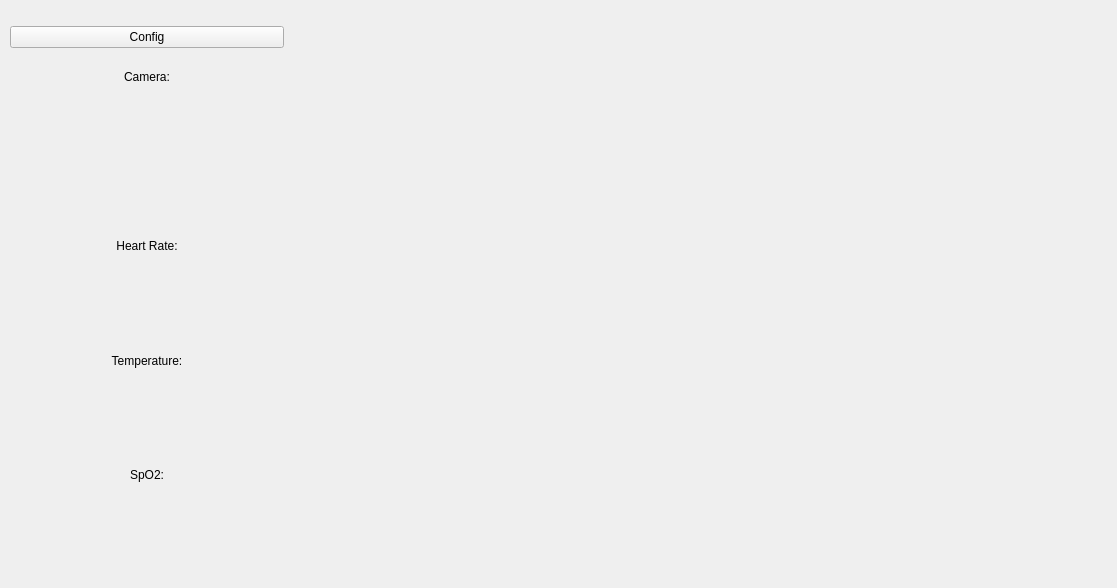
<?xml version="1.0" encoding="UTF-8"?>
<ui version="4.0">
 <class>MainWindow</class>
 <widget class="QMainWindow" name="MainWindow">
  <property name="geometry">
   <rect>
    <x>0</x>
    <y>0</y>
    <width>1117</width>
    <height>588</height>
   </rect>
  </property>
  <property name="windowTitle">
   <string>MainWindow</string>
  </property>
  <widget class="QWidget" name="MainW">
   <layout class="QHBoxLayout" name="horizontalLayout_Main" stretch="1,3">
    <property name="spacing">
     <number>0</number>
    </property>
    <property name="leftMargin">
     <number>10</number>
    </property>
    <property name="topMargin">
     <number>10</number>
    </property>
    <property name="rightMargin">
     <number>10</number>
    </property>
    <property name="bottomMargin">
     <number>10</number>
    </property>
    <item>
     <widget class="QWidget" name="LeftW" native="true">
      <layout class="QVBoxLayout" name="verticalLayout" stretch="1,3,2,2,2">
       <property name="spacing">
        <number>5</number>
       </property>
       <property name="leftMargin">
        <number>0</number>
       </property>
       <property name="topMargin">
        <number>0</number>
       </property>
       <property name="rightMargin">
        <number>0</number>
       </property>
       <property name="bottomMargin">
        <number>0</number>
       </property>
       <item>
        <widget class="QWidget" name="ConfigW_C" native="true">
         <layout class="QVBoxLayout" name="verticalLayout_Buttons">
          <property name="spacing">
           <number>5</number>
          </property>
          <property name="leftMargin">
           <number>0</number>
          </property>
          <property name="topMargin">
           <number>0</number>
          </property>
          <property name="rightMargin">
           <number>0</number>
          </property>
          <property name="bottomMargin">
           <number>0</number>
          </property>
          <item>
           <widget class="QPushButton" name="ConfigB">
            <property name="text">
             <string>Config</string>
            </property>
           </widget>
          </item>
         </layout>
        </widget>
       </item>
       <item>
        <widget class="QWidget" name="CameraW_C" native="true">
         <layout class="QVBoxLayout" name="verticalLayout_Camera" stretch="0,1">
          <property name="spacing">
           <number>5</number>
          </property>
          <property name="leftMargin">
           <number>0</number>
          </property>
          <property name="topMargin">
           <number>0</number>
          </property>
          <property name="rightMargin">
           <number>0</number>
          </property>
          <property name="bottomMargin">
           <number>0</number>
          </property>
          <item>
           <widget class="QLabel" name="CameraL">
            <property name="text">
             <string>Camera:</string>
            </property>
            <property name="alignment">
             <set>Qt::AlignCenter</set>
            </property>
           </widget>
          </item>
          <item>
           <widget class="QWidget" name="CameraW" native="true"/>
          </item>
         </layout>
        </widget>
       </item>
       <item>
        <widget class="QWidget" name="HRW_C" native="true">
         <layout class="QVBoxLayout" name="verticalLayout_HR" stretch="0,1">
          <property name="spacing">
           <number>5</number>
          </property>
          <property name="leftMargin">
           <number>0</number>
          </property>
          <property name="topMargin">
           <number>0</number>
          </property>
          <property name="rightMargin">
           <number>0</number>
          </property>
          <property name="bottomMargin">
           <number>0</number>
          </property>
          <item>
           <widget class="QLabel" name="HRL">
            <property name="text">
             <string>Heart Rate:</string>
            </property>
            <property name="alignment">
             <set>Qt::AlignCenter</set>
            </property>
           </widget>
          </item>
          <item>
           <widget class="QWidget" name="HRW" native="true"/>
          </item>
         </layout>
        </widget>
       </item>
       <item>
        <widget class="QWidget" name="TempW_C" native="true">
         <layout class="QVBoxLayout" name="verticalLayout_Temp" stretch="0,1">
          <property name="spacing">
           <number>5</number>
          </property>
          <property name="leftMargin">
           <number>0</number>
          </property>
          <property name="topMargin">
           <number>0</number>
          </property>
          <property name="rightMargin">
           <number>0</number>
          </property>
          <property name="bottomMargin">
           <number>0</number>
          </property>
          <item>
           <widget class="QLabel" name="TempL">
            <property name="text">
             <string>Temperature:</string>
            </property>
            <property name="alignment">
             <set>Qt::AlignCenter</set>
            </property>
           </widget>
          </item>
          <item>
           <widget class="QWidget" name="TempW" native="true"/>
          </item>
         </layout>
        </widget>
       </item>
       <item>
        <widget class="QWidget" name="SpO2W_C" native="true">
         <layout class="QVBoxLayout" name="verticalLayout_SpO2" stretch="0,1">
          <property name="spacing">
           <number>5</number>
          </property>
          <property name="leftMargin">
           <number>0</number>
          </property>
          <property name="topMargin">
           <number>0</number>
          </property>
          <property name="rightMargin">
           <number>0</number>
          </property>
          <property name="bottomMargin">
           <number>0</number>
          </property>
          <item>
           <widget class="QLabel" name="SpO2L">
            <property name="text">
             <string>SpO2:</string>
            </property>
            <property name="alignment">
             <set>Qt::AlignCenter</set>
            </property>
           </widget>
          </item>
          <item>
           <widget class="QWidget" name="SpO2W" native="true"/>
          </item>
         </layout>
        </widget>
       </item>
      </layout>
     </widget>
    </item>
    <item>
     <widget class="QWidget" name="RightW" native="true">
      <layout class="QVBoxLayout" name="verticalLayout_Right">
       <property name="spacing">
        <number>0</number>
       </property>
       <property name="leftMargin">
        <number>0</number>
       </property>
       <property name="topMargin">
        <number>0</number>
       </property>
       <property name="rightMargin">
        <number>0</number>
       </property>
       <property name="bottomMargin">
        <number>0</number>
       </property>
       <item>
        <widget class="QWidget" name="MapW" native="true"/>
       </item>
      </layout>
     </widget>
    </item>
   </layout>
  </widget>
 </widget>
 <resources/>
 <connections/>
</ui>
